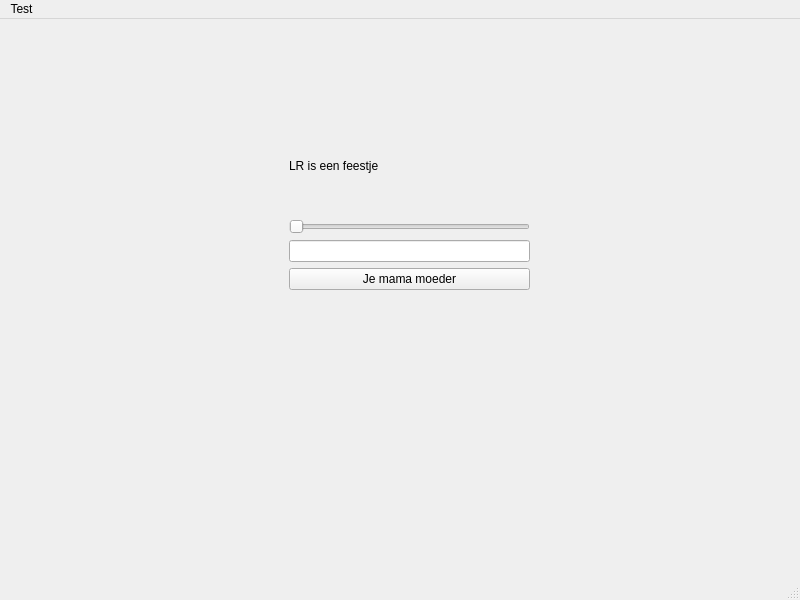
<?xml version="1.0" encoding="UTF-8"?>
<ui version="4.0">
 <class>MainWindow</class>
 <widget class="QMainWindow" name="MainWindow">
  <property name="geometry">
   <rect>
    <x>0</x>
    <y>0</y>
    <width>800</width>
    <height>600</height>
   </rect>
  </property>
  <property name="windowTitle">
   <string>MainWindow</string>
  </property>
  <widget class="QWidget" name="centralwidget">
   <widget class="QWidget" name="verticalLayoutWidget">
    <property name="geometry">
     <rect>
      <x>289</x>
      <y>100</y>
      <width>241</width>
      <height>171</height>
     </rect>
    </property>
    <layout class="QVBoxLayout" name="verticalLayout">
     <item>
      <widget class="QLabel" name="label">
       <property name="text">
        <string>LR is een feestje</string>
       </property>
      </widget>
     </item>
     <item>
      <widget class="QSlider" name="horizontalSlider">
       <property name="orientation">
        <enum>Qt::Horizontal</enum>
       </property>
      </widget>
     </item>
     <item>
      <widget class="QLineEdit" name="lineEdit"/>
     </item>
     <item>
      <widget class="QPushButton" name="pushButton">
       <property name="text">
        <string>Je mama moeder</string>
       </property>
      </widget>
     </item>
    </layout>
   </widget>
  </widget>
  <widget class="QMenuBar" name="menubar">
   <property name="geometry">
    <rect>
     <x>0</x>
     <y>0</y>
     <width>800</width>
     <height>26</height>
    </rect>
   </property>
   <widget class="QMenu" name="menuTest">
    <property name="title">
     <string>Test</string>
    </property>
   </widget>
   <addaction name="menuTest"/>
  </widget>
  <widget class="QStatusBar" name="statusbar"/>
 </widget>
 <resources/>
 <connections/>
</ui>
